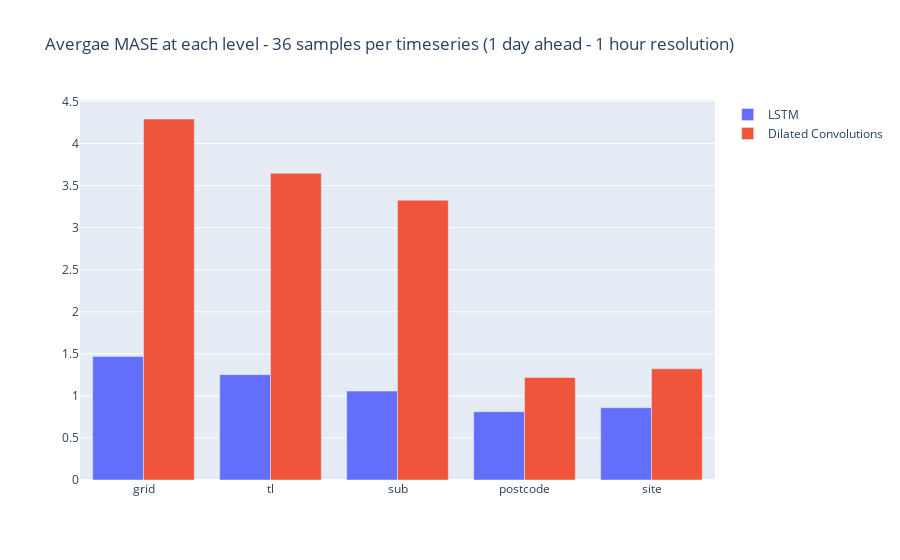

This figure's notebook cell:
### Code cell
x_vals = ['grid', 'tl', 'sub', 'postcode', 'site']
fig = go.Figure(data=[
    go.Bar(name='LSTM', x=x_vals, y=level_results_lstm),
    go.Bar(name='Dilated Convolutions', x=x_vals, y=level_results_tcn)
])
# Change the bar mode
fig.update_layout(barmode='group')
fig.update_layout(title='Avergae MASE at each level - 36 samples per timeseries (1 day ahead - 1 hour resolution)')
fig.show()

### Figure 1 — Plotly figure (JSON) as saved in the notebook; plotly's stock layout.template omitted (floating-point values rounded to 4 significant figures)
{"data": [{"name": "LSTM", "type": "bar", "x": ["grid", "tl", "sub", "postcode", "site"], "y": [1.468, 1.252, 1.057, 0.8121, 0.8594]}, {"name": "Dilated Convolutions", "type": "bar", "x": ["grid", "tl", "sub", "postcode", "site"], "y": [4.292, 3.645, 3.327, 1.219, 1.321]}], "layout": {"barmode": "group", "title": {"text": "Avergae MASE at each level - 36 samples per timeseries (1 day ahead - 1 hour resolution)"}}}
